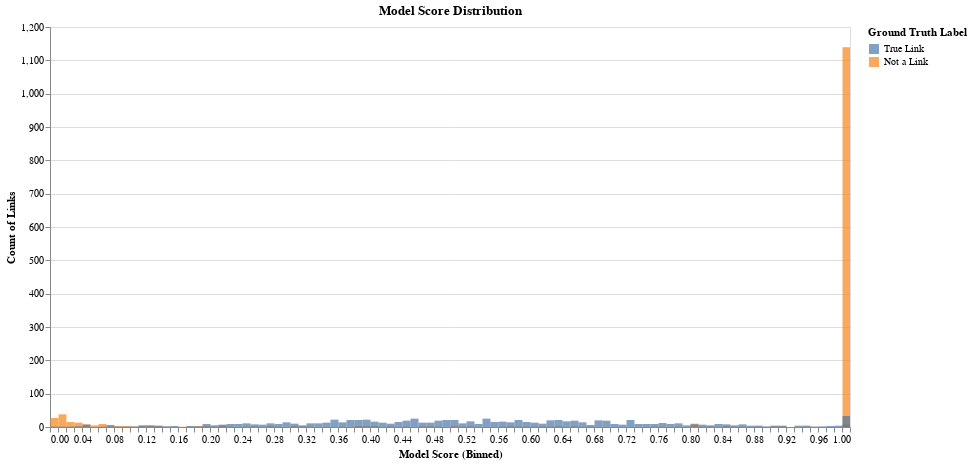

Notebook code for this chart:
### Code cell
tutorial.plot_model_score_distribution(df_predictions)

### Figure 1 — Vega-Lite specification as saved in the notebook (floating-point values rounded to 4 significant figures; data arrays with more than 128 entries replaced by an {"elided": "..."} marker saying what was removed)
{"config": {"view": {"continuousWidth": 400, "continuousHeight": 300}}, "data": {"name": "data-eaa260fbee3281dae44eb8337cc0ecb8"}, "mark": {"type": "bar", "binSpacing": 0, "opacity": 0.7}, "encoding": {"color": {"type": "nominal", "field": "ground_truth", "legend": {"title": "Ground Truth Label"}, "scale": {"domain": ["True Link", "Not a Link"], "scheme": "tableau10"}}, "opacity": {"condition": {"value": 0.7, "selection": "selector001"}, "value": 0.2}, "tooltip": [{"type": "quantitative", "field": "model_score", "title": "Model Score"}, {"type": "nominal", "field": "ground_truth", "title": "Ground Truth"}, {"type": "quantitative", "field": "count", "title": "Count of Links"}], "x": {"type": "quantitative", "axis": {"tickCount": 5, "title": "Model Score (Binned)"}, "bin": {"extent": [0, 1], "step": 0.01}, "field": "model_score"}, "y": {"type": "quantitative", "axis": {"title": "Count of Links"}, "field": "count", "stack": null}}, "height": 400, "selection": {"selector001": {"type": "multi", "fields": ["ground_truth"], "bind": "legend"}, "selector002": {"type": "interval", "bind": "scales", "encodings": ["x", "y"]}}, "title": "Model Score Distribution", "width": 800, "$schema": "https://vega.github.io/schema/vega-lite/v4.8.1.json", "datasets": {"data-eaa260fbee3281dae44eb8337cc0ecb8": {"elided": "165 records"}}}
